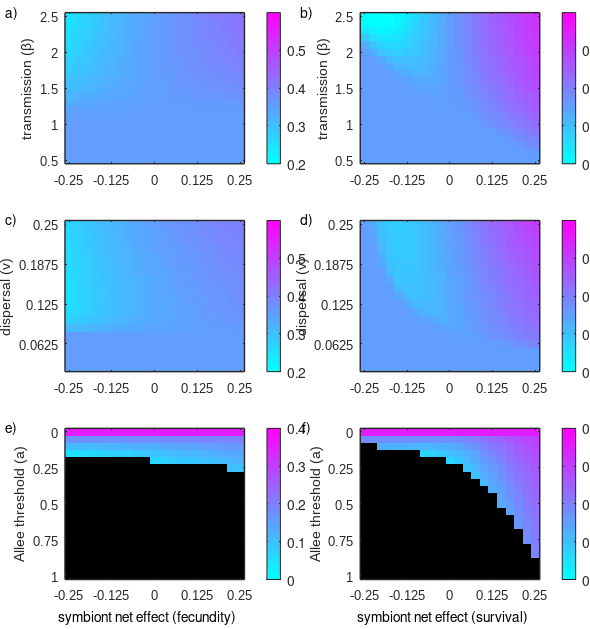

The MATLAB script that drew this image:
close all
% model written by Allison Shaw (contact for assistance: ashaw@umn.edu)
%   last updated: 24 January 2022

fs1 = 10;  % axes labels
fs3 = 09;  % axis numbering
lw2 = 1; % fig edges
lw1 = 1.5; % fig edges
msize = 25; % marker size

width = 15;
height = 16;
xpos = 3;
ypos = 2;
sx = 0.11;
sy = 0.08;
w = 0.38;
he = 0.24;
dx = 0.12;
dy = 0.09;

xx = 5; yy=5;

g1 = [0 0 0]; % black
g2 = [0.7 0.7 0.7]; % light grey
g3 = [0.5 0.5 0.5]; % med grey

figure(1); clf
hh = gcf;
set(hh,'PaperUnits','centimeters');
set(hh,'Units','centimeters');
set(gcf,'Position',[xpos ypos width height])

colormap(cool)

load fig4_beta.mat
ind = [6 16 21];
axes('position',[sx sy+2*dy+2*he w he])
    imagesc(speed_FD2,[0.2 0.6])
    colorbar
    set(gca,'XTick',1:xx:length(nvec))
    set(gca,'XTickLabel',nvec(1:xx:end))
    set(gca,'YTick',1:yy:length(betavec))
    set(gca,'YTickLabel',betavec(1:yy:end))
    ylabel('transmission (\beta)','fontsize',fs1)
    set(gca,'FontSize',fs3,'LineWidth',lw2,'Fontname', 'Arial');

axes('position',[sx+dx+w      sy+2*dy+2*he w he])
    imagesc(speed_FD1,[0.2 0.6])
    colorbar
    set(gca,'XTick',1:xx:length(nvec))
    set(gca,'XTickLabel',nvec(1:xx:end))
    set(gca,'YTick',1:yy:length(betavec))
    set(gca,'YTickLabel',betavec(1:yy:end))
    ylabel('transmission (\beta)','fontsize',fs1)
    set(gca,'FontSize',fs3,'LineWidth',lw2,'Fontname', 'Arial');

%%
load fig4_v.mat
ind = [1 11 19];
axes('position',[sx      sy+dy+he w he])
    imagesc(speed_FD2,[0.2 0.6])
    colorbar
    set(gca,'XTick',1:xx:length(nvec))
    set(gca,'XTickLabel',nvec(1:xx:end))
    set(gca,'YTick',1:yy:length(vivec))
    set(gca,'YTickLabel',vivec(1:yy:end))
    ylabel('dispersal (v)','fontsize',fs1)
    set(gca,'FontSize',fs3,'LineWidth',lw2,'Fontname', 'Arial');

axes('position',[sx+dx+w sy+dy+he w he])
    imagesc(speed_FD1,[0.2 0.6])
    colorbar
    set(gca,'XTick',1:xx:length(nvec))
    set(gca,'XTickLabel',nvec(1:xx:end))
    set(gca,'YTick',1:yy:length(vivec))
    set(gca,'YTickLabel',vivec(1:yy:end))
    ylabel('dispersal (v)','fontsize',fs1)
    set(gca,'FontSize',fs3,'LineWidth',lw2,'Fontname', 'Arial');


%%
load fig4_AE.mat
ind = [1 2 3];
axes('position',[sx      sy w he])
    imagesc(speed_DD2,[0 0.4])
    colorbar
    set(gca,'XTick',1:xx:length(nvec))
    set(gca,'XTickLabel',nvec(1:xx:end))
    set(gca,'YTick',1:yy:length(avec))
    set(gca,'YTickLabel',avec(1:yy:end))
    ylabel('Allee threshold (a)','fontsize',fs1)
    set(gca,'FontSize',fs3,'LineWidth',lw2,'Fontname', 'Arial');
    
axes('position',[sx+dx+w sy w he])
    imagesc(speed_DD1,[0 0.4])
    colorbar
    set(gca,'XTick',1:xx:length(nvec))
    set(gca,'XTickLabel',nvec(1:xx:end))
    set(gca,'YTick',1:yy:length(avec))
    set(gca,'YTickLabel',avec(1:yy:end))
    ylabel('Allee threshold (a)','fontsize',fs1)
    set(gca,'FontSize',fs3,'LineWidth',lw2,'Fontname', 'Arial');


% label subpanels
axes('position',[0 0 1 1],'visible','off')
hold on
     text(0.02,     0.08+3*he+2*dy,'a)','horizontalalignment','center')
     text(0.02+w+dx,0.08+3*he+2*dy,'b)','horizontalalignment','center')
     text(0.02,     0.08+2*he+dy,'c)','horizontalalignment','center')
     text(0.02+w+dx,0.08+2*he+dy,'d)','horizontalalignment','center')
     text(0.02,     0.08+he,'e)','horizontalalignment','center')
     text(0.02+w+dx,0.08+he,'f)','horizontalalignment','center')
     text(0.25,0.02,'symbiont net effect (fecundity)','horizontalalignment','center')
     text(0.75,0.02,'symbiont net effect (survival)','horizontalalignment','center')
     set(gca,'FontSize',fs3,'Fontname', 'Arial');
axis([0 1 0 1])


% Backup previous settings
prePaperType = get(hh,'PaperType');
prePaperPosition = get(hh,'PaperPosition');
prePaperSize = get(hh,'PaperSize');

% Make changing paper type possible
set(hh,'PaperType','<custom>');
% Set the page size and position to match the figure's dimensions
position = get(hh,'Position');
set(hh,'PaperPosition',[0,0,position(3:4)]);
set(hh,'PaperSize',position(3:4));

%saveas(1,strcat(['fig3.jpg']))
%print -dpdf -r600 Figure_3.pdf
print -djpeg -r600 figS4.jpg

% Restore the previous settings
set(hh,'PaperType',prePaperType);
set(hh,'PaperPosition',prePaperPosition);
set(hh,'PaperSize',prePaperSize);
